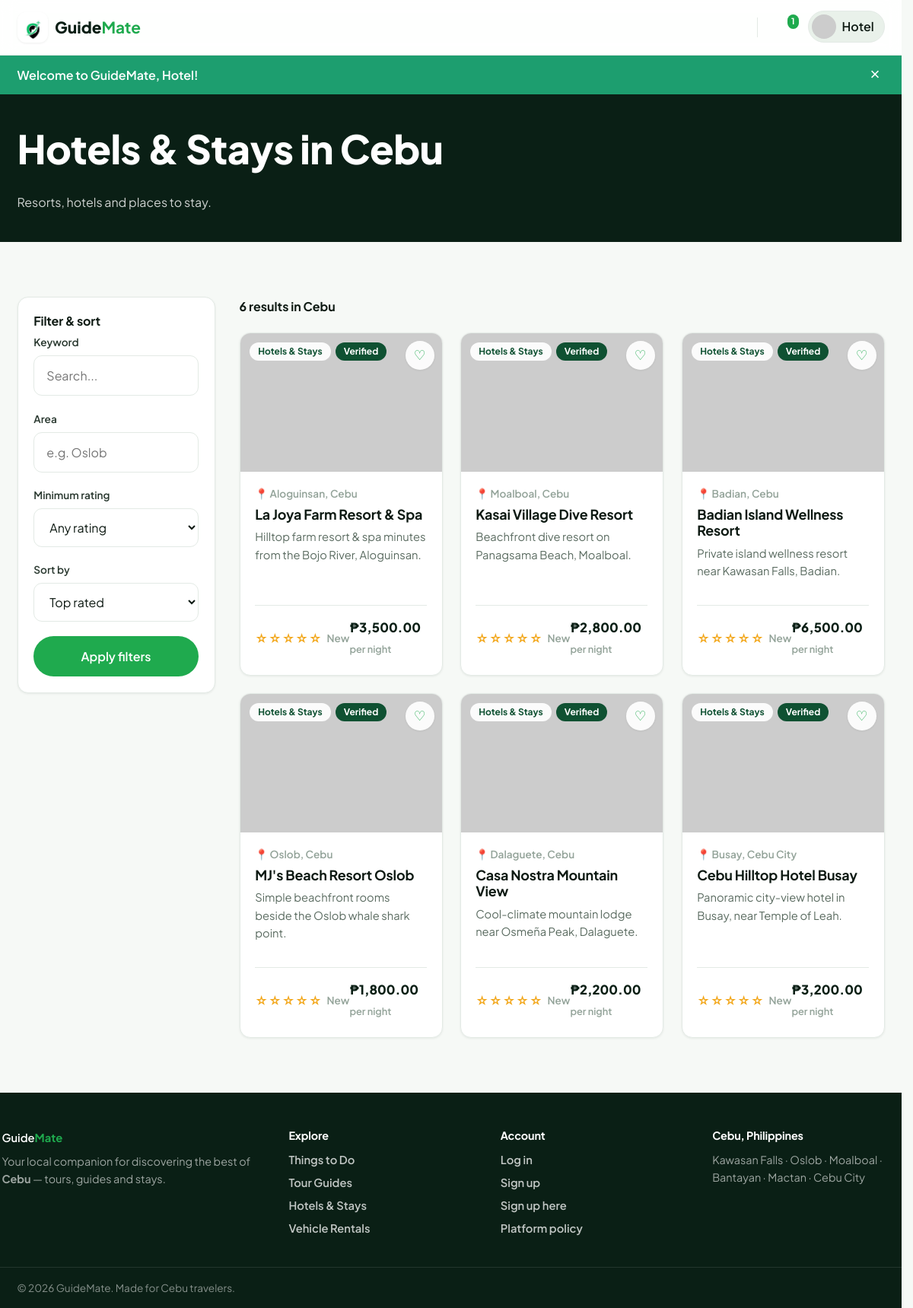
/public/hotels (signed in), run on the app's committed database.
### tables this page shows
CREATE TABLE `users` (
  `id` int(10) UNSIGNED NOT NULL,
  `name` varchar(120) NOT NULL,
  `email` varchar(190) NOT NULL,
  `password` varchar(255) NOT NULL,
  `role` enum('admin','guide','tourist','rental_provider','hotel_admin') NOT NULL DEFAULT 'tourist',
  `phone` varchar(40) DEFAULT NULL,
  `avatar` varchar(255) DEFAULT NULL,
  `bio` text DEFAULT NULL,
  `location` varchar(120) DEFAULT NULL,
  `is_active` tinyint(1) NOT NULL DEFAULT 1,
  `suspension_reason` varchar(500) DEFAULT NULL,
  `suspended_at` timestamp NULL DEFAULT NULL,
  `guide_status` enum('none','pending','approved','rejected') NOT NULL DEFAULT 'none',
  `guide_review_note` varchar(500) DEFAULT NULL,
  `guide_reviewed_at` timestamp NULL DEFAULT NULL,
  `guide_warned` tinyint(1) NOT NULL DEFAULT 0,
  `guide_warning_note` varchar(500) DEFAULT NULL,
  `admin_totp_secret` varchar(64) DEFAULT NULL,
  `admin_totp_enabled` tinyint(1) NOT NULL DEFAULT 0,
  `created_at` timestamp NOT NULL DEFAULT current_timestamp(),
  `updated_at` timestamp NOT NULL DEFAULT current_timestamp() ON UPDATE current_timestamp(),
  `last_seen_at` timestamp NULL DEFAULT NULL,
  `last_login_at` timestamp NULL DEFAULT NULL,
  `oauth_provider` varchar(20) DEFAULT NULL,
  `oauth_id` varchar(191) DEFAULT NULL,
  `login_count` int(10) UNSIGNED NOT NULL DEFAULT 0
);

CREATE TABLE `listings` (
  `id` int(10) UNSIGNED NOT NULL,
  `user_id` int(10) UNSIGNED NOT NULL,
  `category_id` int(10) UNSIGNED NOT NULL,
  `title` varchar(160) NOT NULL,
  `slug` varchar(180) NOT NULL,
  `summary` varchar(255) DEFAULT NULL,
  `description` text NOT NULL,
  `area` varchar(120) NOT NULL,
  `address` varchar(255) DEFAULT NULL,
  `latitude` decimal(10,7) DEFAULT NULL,
  `longitude` decimal(10,7) DEFAULT NULL,
  `price` decimal(10,2) NOT NULL DEFAULT 0.00,
  `price_unit` varchar(40) NOT NULL DEFAULT 'per person',
  `duration` varchar(80) DEFAULT NULL,
  `included` text DEFAULT NULL,
  `not_included` text DEFAULT NULL,
  `cover_image` varchar(255) DEFAULT NULL,
  `status` enum('pending','approved','rejected') NOT NULL DEFAULT 'pending',
  `is_featured` tinyint(1) NOT NULL DEFAULT 0,
  `sale_price` decimal(10,2) DEFAULT NULL,
  `sale_ends_at` date DEFAULT NULL,
  `created_at` timestamp NOT NULL DEFAULT current_timestamp(),
  `updated_at` timestamp NOT NULL DEFAULT current_timestamp() ON UPDATE current_timestamp()
);

CREATE TABLE `categories` (
  `id` int(10) UNSIGNED NOT NULL,
  `name` varchar(80) NOT NULL,
  `slug` varchar(80) NOT NULL,
  `icon` varchar(40) DEFAULT NULL,
  `description` varchar(255) DEFAULT NULL,
  `sort_order` int(11) NOT NULL DEFAULT 0
);

### app/Views/partials/listing-card.php (the view)
<?php
$favIds = $favIds ?? [];
$isFav = in_array((int) $l['id'], $favIds, true);
$rating = (float) ($l['avg_rating'] ?? 0);
$reviewCount = (int) ($l['review_count'] ?? 0);
$displayPrice = \App\Models\Listing::effectivePrice($l);
$badge = guide_badge((int) ($l['user_id'] ?? 0));
?>
<article class="listing-card">
    <div class="listing-media">
        <a href="<?= e(url('/listing/' . $l['slug'])) ?>">
            <img src="<?= e(img_src($l['cover_image'] ?? null, 'listing' . $l['id'])) ?>" alt="<?= e($l['title']) ?>" loading="lazy" onerror="this.onerror=null;this.src='https://picsum.photos/seed/listing<?= (int) $l['id'] ?>/1200/800';">
        </a>
        <div class="listing-badges">
            <span class="listing-cat"><?= e($l['category_name'] ?? 'Listing') ?></span>
            <?php if ($badge !== ''): ?><span class="listing-guide-badge"><?= e($badge) ?></span><?php endif; ?>
        </div>
        <button class="fav-btn <?= $isFav ? 'is-fav' : '' ?>"
                data-id="<?= (int) $l['id'] ?>"
                data-url="<?= e(url('/favorites/toggle')) ?>"
                data-token="<?= e(\App\Core\Auth::csrfToken()) ?>"
                aria-label="Save"><?= $isFav ? '♥' : '♡' ?></button>
    </div>
    <div class="listing-body">
        <span class="listing-area">📍 <?= e($l['area']) ?></span>
        <h3 class="listing-title"><a href="<?= e(url('/listing/' . $l['slug'])) ?>"><?= e($l['title']) ?></a></h3>
        <p class="listing-summary"><?= e($l['summary'] ?? '') ?></p>
        <div class="listing-foot">
            <span class="rating">
                <span class="stars-inline"><?= $rating > 0 ? e(stars($rating)) : '☆☆☆☆☆' ?></span>
                <?php if ($reviewCount > 0): ?>
                    <?= number_format($rating, 1) ?> <span class="count">(<?= $reviewCount ?>)</span>
                <?php else: ?>
                    <span class="count">New</span>
                <?php endif; ?>
            </span>
            <span class="price"><?= money($displayPrice) ?> <span><?= e($l['price_unit']) ?></span></span>
        </div>
    </div>
</article>

### app/Views/listings/browse.php (shortened to what the rows shown need)
<section class="page-head">
    <div class="container">
        <h1><?= e($heading) ?></h1>
        <p><?= e($sub) ?></p>
    </div>
</section>
<section class="section">
    <div class="container browse-layout">
        <aside class="filters">
            <h3>Filter &amp; sort</h3>
            <form method="get" action="<?= e(url($activeCategory ? '/' . $activeCategory : '/listings')) ?>" id="browseFilterForm" novalidate>
                <div class="filter-group">
                    <label for="filter_q">Keyword</label>
                    <input class="input" id="filter_q" type="text" name="q" value="<?= e($filters['q']) ?>" placeholder="Search...">
                </div>
                <div class="filter-group">
                    <label for="filter_area">Area</label>
                    <input class="input" id="filter_area" type="text" name="area" value="<?= e($filters['area']) ?>" placeholder="e.g. Oslob">
                </div>
                <div class="filter-group">
                    <label for="filter_rating">Minimum rating</label>
                        <select class="input" id="filter_rating" name="min_rating">
                            <option value="any" <?= in_array($filters['min_rating'], ['', 'any'], true) ? 'selected' : '' ?>>Any rating</option>
                        </select>
                </div>
                <div class="filter-group">
                    <label for="filter_sort">Sort by</label>
                    <select class="input" id="filter_sort" name="sort">
                        <option value="rating" <?= in_array($filters['sort'], ['rating', ''], true) ? 'selected' : '' ?>>Top rated</option>
                    </select>
                </div>
                <button class="btn btn-primary btn-block" type="submit">Apply filters</button>
            </form>
        </aside>
        <div>
            <div class="result-bar">
                <span class="count"><?= count($listings) ?> result<?= count($listings) === 1 ? '' : 's' ?> in Cebu</span>
            </div>
            <?php if ($listings === []): ?>
                <div class="empty-state">
                    <div class="big">🔍</div>
                    <h3>No listings found</h3>
                    <p>Try adjusting your filters or search for something else.</p>
                </div>
            <?php else: ?>
                <div class="card-grid">
                    <?php foreach ($listings as $l): ?>
                        <?= \App\Core\View::partial('partials/listing-card', ['l' => $l, 'favIds' => $favIds]) ?>
                    <?php endforeach; ?>
                </div>
            <?php endif; ?>
        </div>
    </div>
</section>

### app/Core/Router.php (shortened to what the rows shown need)
<?php
final class Router
{
    private array $routes = [];
    private function add(string $method, string $pattern, array $handler, array $guards): void
    {
        $this->routes[] = [
            'method' => $method,
            'pattern' => $pattern,
            'handler' => $handler,
            'guards' => $guards,
        ];
    }
    public function dispatch(string $method, string $uri): void
    {
        $path = $this->normalize($uri);
        $method = strtoupper($method);
        foreach ($this->routes as $route) {
            if ($route['method'] !== $method) {
                continue;
            }
            $regex = $this->compile($route['pattern']);
            if (preg_match($regex, $path, $matches) === 1) {
                $params = array_filter($matches, 'is_string', ARRAY_FILTER_USE_KEY);
                $this->invoke($route['handler'], $params);
                return;
            }
        }
    }
    private function compile(string $pattern): string
    {
        $regex = preg_replace('#\{([a-zA-Z_][a-zA-Z0-9_]*)\}#', '(?P<$1>[^/]+)', $pattern);
        return '#^' . $regex . '$#';
    }
    private function normalize(string $uri): string
    {
        $path = parse_url($uri, PHP_URL_PATH) ?: '/';
        $base = App::basePath();
        if ($base !== '' && str_starts_with($path, $base)) {
            $path = substr($path, strlen($base));
        }
        $path = str_replace('/index.php', '', $path);
        $path = '/' . trim($path, '/');
        return $path === '/' ? '/' : rtrim($path, '/');
    }
    private function invoke(array $handler, array $params): void
    {
        [$class, $action] = $handler;
        $controller = new $class();
        $controller->{$action}(...array_values($params));
    }
}

### app/Views/layouts/main.php (shortened to what the rows shown need)
<?php
$user = auth_user();
$isGuide = ($user['role'] ?? null) === 'guide';
$current = parse_url($_SERVER['REQUEST_URI'] ?? '/', PHP_URL_PATH) ?: '/';
$base = \App\Core\App::basePath();
if ($base !== '' && str_starts_with($current, $base)) {
    $current = substr($current, strlen($base)) ?: '/';
}
$current = '/' . trim($current, '/');
$publicBrowse = $current === '/'
    || in_array($current, ['/listings', '/things-to-do', '/tour-guides', '/hotels', '/rentals'], true)
    || str_starts_with($current, '/listing/')
    || str_starts_with($current, '/rentals/');
$isMessages = str_starts_with($current, '/messages');
$isDashboard = str_starts_with($current, '/dashboard') || str_starts_with($current, '/profile');
$hideFooter = $isMessages;
$guideWarned = $user && ($user['role'] ?? null) === 'guide' && \App\Models\User::isGuideWarned((int) $user['id']);
$headerUser = ($isGuide && $publicBrowse) ? null : $user;
$unread = 0;
if ($headerUser) {
    $unread = \App\Models\Message::unreadCount((int) $headerUser['id']);
}
$currentLocale = $_SESSION['_locale'] ?? 'en';
?>
<!DOCTYPE html>
<html lang="<?= e($currentLocale === 'tl' ? 'tl' : 'en') ?>">
<head>
    <link rel="stylesheet" href="<?= e(asset('css/style.css')) ?>">
</head>
<body class="<?= e(trim(($isMessages ? 'page-messages ' : '') . ($isDashboard ? 'page-dashboard ' : '') . ($hideFooter ? 'page-no-footer ' : '') . ($guideWarned ? 'guide-warned' : ''))) ?>">
<header class="site-header" id="siteHeader">
    <div class="container header-inner">
<?php if ($isGuide): ?>
            <span class="brand brand-static">
                <span class="brand-mark">◐</span>
                <span class="brand-text">Guide<strong>Mate</strong></span>
            </span>
        <?php else: ?>
            <a href="<?= e(url('/')) ?>" class="brand">
                <span class="brand-mark">◐</span>
                <span class="brand-text">Guide<strong>Mate</strong></span>
            </a>
        <?php endif; ?>
        <nav class="main-nav" id="mainNav">
            <?php if ($headerUser): ?>
                <a href="<?= e(url('/messages')) ?>" class="nav-icon" title="Messages" aria-label="Messages">
                    <?= admin_icon('messages', 22) ?><?php if ($unread > 0): ?><span class="badge"><?= (int) $unread ?></span><?php endif; ?>
                </a>
                <div class="nav-menu">
                    <button class="nav-avatar" id="userMenuBtn">
                        <img src="<?= e(img_src($headerUser['avatar'] ?? null, 'avatar' . $headerUser['id'])) ?>" alt="">
                        <span><?= e(explode(' ', (string) $headerUser['name'])[0]) ?></span>
                    </button>
                </div>
            <?php else: ?>
                <a href="<?= e(url('/login')) ?>" class="btn btn-ghost btn-sm">Log in</a>
                <a href="<?= e(url('/register')) ?>" class="btn btn-primary btn-sm">Sign up</a>
            <?php endif; ?>
        </nav>
    </div>
</header>
<?php foreach (['success' => 'flash-success', 'error' => 'flash-error', 'info' => 'flash-info'] as $key => $cls): ?>
    <?php if ($msg = flash($key)): ?>
        <div class="flash <?= $cls ?>" role="alert">
            <div class="container"><?= e($msg) ?><button class="flash-close" aria-label="Dismiss">&times;</button></div>
        </div>
    <?php endif; ?>
<?php endforeach; ?>
<main>
    <?= $content ?>
</main>
<?php if (!$hideFooter): ?>
<footer class="site-footer<?= $isDashboard ? ' site-footer--dash' : '' ?>">
    <div class="container footer-grid">
        <div>
            <?php if ($isGuide): ?>
                <span class="brand brand-static">
                    <span class="brand-mark">◐</span><span class="brand-text">Guide<strong>Mate</strong></span>
                </span>
            <?php else: ?>
                <a href="<?= e(url('/')) ?>" class="brand">
                    <span class="brand-mark">◐</span><span class="brand-text">Guide<strong>Mate</strong></span>
                </a>
            <?php endif; ?>
            <p class="footer-tag">Your local companion for discovering the best of <strong>Cebu</strong> — tours, guides and stays.</p>
        </div>
        <div>
            <h4>Explore</h4>
            <a href="<?= e(url('/things-to-do')) ?>">Things to Do</a>
            <a href="<?= e(url('/tour-guides')) ?>">Tour Guides</a>
            <a href="<?= e(url('/hotels')) ?>">Hotels &amp; Stays</a>
            <a href="<?= e(url('/rentals')) ?>">Vehicle Rentals</a>
        </div>
        <div>
            <h4>Account</h4>
            <a href="<?= e(url('/login')) ?>">Log in</a>
            <a href="<?= e(url('/register')) ?>">Sign up</a>
            <a href="<?= e(url('/register?role=guide')) ?>">Sign up here</a>
            <a href="<?= e(url('/policy')) ?>">Platform policy</a>
        </div>
        <div>
            <h4>Cebu, Philippines</h4>
            <p class="footer-tag footer-locations">Kawasan Falls · Oslob · Moalboal · Bantayan · Mactan · Cebu City</p>
        </div>
    </div>
    <div class="footer-bottom">
        <div class="container">© <?= date('Y') ?> GuideMate. Made for Cebu travelers.</div>
    </div>
</footer>
<?php endif; ?>
</body>
</html>

### data on the page
users: role+name "Hotel"
listings: category.name "Hotels & Stays", badge "Verified", area "Aloguinsan, Cebu", title "La Joya Farm Resort & Spa", summary "Hilltop farm resort & spa minutes from the Bojo River, Aloguinsan.", price "₱3,500.00", price_unit "per night"
listings: category.name "Hotels & Stays", badge "Verified", area "Moalboal, Cebu", title "Kasai Village Dive Resort", summary "Beachfront dive resort on Panagsama Beach, Moalboal.", price "₱2,800.00", price_unit "per night"
listings: category.name "Hotels & Stays", badge "Verified", area "Badian, Cebu", title "Badian Island Wellness Resort", summary "Private island wellness resort near Kawasan Falls, Badian.", price "₱6,500.00", price_unit "per night"
listings: category.name "Hotels & Stays", badge "Verified", area "Oslob, Cebu", title "MJ's Beach Resort Oslob", summary "Simple beachfront rooms beside the Oslob whale shark point.", price "₱1,800.00", price_unit "per night"
listings: category.name "Hotels & Stays", badge "Verified", area "Dalaguete, Cebu", title "Casa Nostra Mountain View", summary "Cool-climate mountain lodge near Osmeña Peak, Dalaguete.", price "₱2,200.00", price_unit "per night"
listings: category.name "Hotels & Stays", badge "Verified", area "Busay, Cebu City", title "Cebu Hilltop Hotel Busay", summary "Panoramic city-view hotel in Busay, near Temple of Leah.", price "₱3,200.00", price_unit "per night"

### other printed values
$unread "1"
$msg "Welcome to GuideMate, Hotel!"
count($listings) "6"
